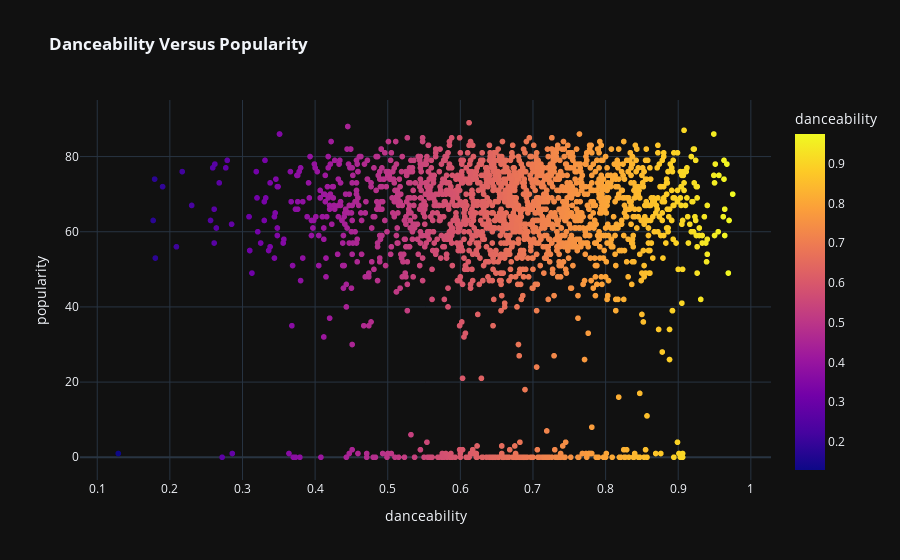

The notebook cell saved with this chart:
### Code cell
px.scatter(df, x = 'danceability', y = 'popularity', color = 'danceability', color_continuous_scale=px.colors.sequential.Plasma, template = 'plotly_dark', title = ' <b> Danceability Versus Popularity')

### Figure 1 — Plotly figure (JSON) as saved in the notebook; plotly's stock layout.template omitted (floating-point values rounded to 4 significant figures; data arrays with more than 128 entries replaced by an {"elided": "..."} marker saying what was removed)
{"data": [{"hovertemplate": "danceability=%{marker.color}<br>popularity=%{y}<extra></extra>", "legendgroup": "", "marker": {"color": {"elided": "2000 float values"}, "coloraxis": "coloraxis", "symbol": "circle"}, "mode": "markers", "name": "", "showlegend": false, "x": {"elided": "2000 float values"}, "xaxis": "x", "y": {"elided": "2000 int values"}, "yaxis": "y", "type": "scattergl"}], "layout": {"xaxis": {"anchor": "y", "domain": [0.0, 1.0], "title": {"text": "danceability"}}, "yaxis": {"anchor": "x", "domain": [0.0, 1.0], "title": {"text": "popularity"}}, "coloraxis": {"colorbar": {"title": {"text": "danceability"}}, "colorscale": [[0.0, "#0d0887"], [0.1111, "#46039f"], [0.2222, "#7201a8"], [0.3333, "#9c179e"], [0.4444, "#bd3786"], [0.5556, "#d8576b"], [0.6667, "#ed7953"], [0.7778, "#fb9f3a"], [0.8889, "#fdca26"], [1.0, "#f0f921"]]}, "legend": {"tracegroupgap": 0}, "title": {"text": " <b> Danceability Versus Popularity"}}}
